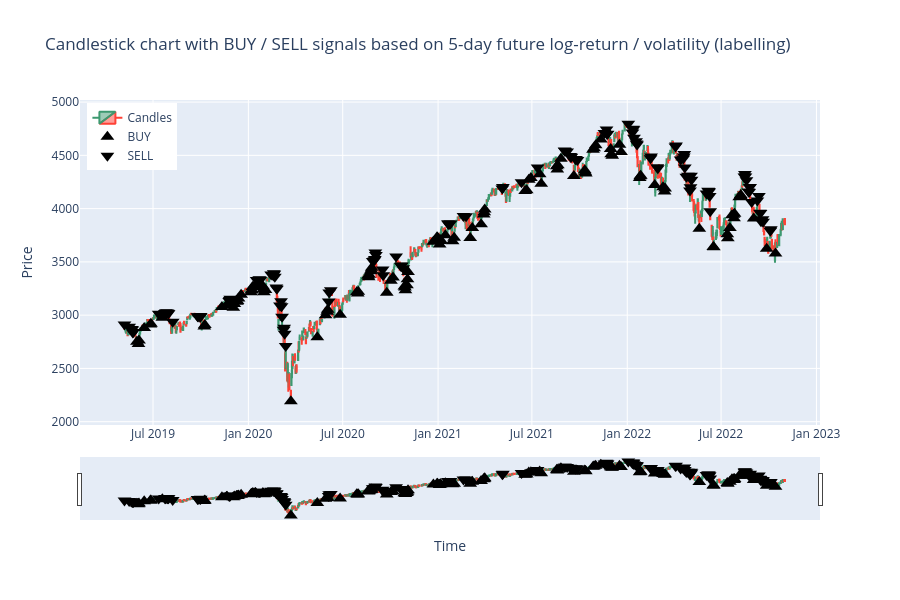

This figure's notebook cell:
### Markdown cell above
# Candleticks visualizations

### Code cell
df_slice = df_ta.iloc[split_idx+SEQ_LEN:].copy()
# Identify signals
buy_signals = df_slice[test_df['Target'] > 1]
sell_signals = df_slice[test_df['Target'] < -1]
# Create candlestick figure
fig = go.Figure(data=[go.Candlestick(
    x=df_slice.index,   # use index for x-axis
    open=df_slice['Open'],
    high=df_slice['High'],
    low=df_slice['Low'],
    close=df_slice['Close'],
    name='Candles'
)])
# BUY signals (triangle-up)
fig.add_trace(go.Scatter(
    x=buy_signals.index,
    y=buy_signals['Low'],  # anchor near candle low
    mode='markers', 
    marker=dict(symbol='triangle-up', size=12, color='black'), 
    name='BUY'
))
# SELL signals (triangle-down)
fig.add_trace(go.Scatter(
    x=sell_signals.index,
    y=sell_signals['High'],  # anchor near candle high
    mode='markers', 
    marker=dict(symbol='triangle-down', size=12, color='black'),
    name='SELL'
))
fig.update_layout(
    title=f"Candlestick chart with BUY / SELL signals based on {HORIZON}-day future log-return / volatility (labelling)",
    xaxis_title="Time", 
    yaxis_title="Price", 
    height=600,
    legend=dict(x=0.01, y=0.99)
)
path = "plots/improved_lstm_return_full_test_true.png"
fig.write_image(path)
fig.show()
display(Image(filename=path)) # Display static image (GitHub-compatible)
